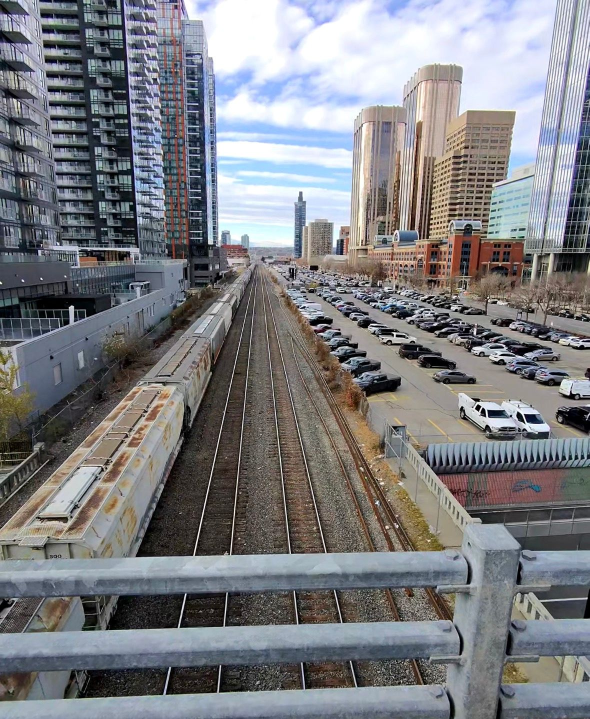
#> input picture videos/tools/aeaf_lock/photos/before_with_glasses.jpg, 1179 x 1438 px (shown at 1/2 size)
$ python -i make_short.py   (imports and definitions only)
#> lines starting #> are read from the running program, lines starting #| are printed output that depends on the picture; after the words box and inside, x2 and y2 are one past the last pixel; in counts of white or black regions, pixels touching at a corner belong together
# AE/AF lock trick video: intro, slowed demo with step cards, comparison, simple explainer, outro.
import cv2, numpy as np, json, sys, subprocess, math, os
from PIL import Image, ImageDraw, ImageFont
from scipy.ndimage import median_filter, gaussian_filter1d
S='/tmp/claude-0/-home-user-nhl-sog-predictor/2efb7469-1609-5df1-93e2-5fa10a306726/scratchpad'
IMG='/tmp/claude-0/-home-user-nhl-sog-predictor/2efb7469-1609-5df1-93e2-5fa10a306726/images/'
OUT=sys.argv[1]
_fa=[a for a in sys.argv if a.startswith('--frames=')]
PREVIEW=[int(x) for x in _fa[0].split('=')[1].split(',')] if _fa else []
OW,OH=1080,1920; ASP=OW/OH; FPS=30
SW,SH=1536,2048
FD='/usr/share/fonts/opentype/inter/'
F_TB=FD+'InterDisplay-Bold.otf'; F_TS=FD+'InterDisplay-SemiBold.otf'; F_B=FD+'Inter-Medium.otf'; F_K=FD+'Inter-SemiBold.otf'; F_BB=FD+'Inter-Bold.otf'
YEL=(10,214,255); YELr=(255,214,10); WHITE=(255,255,255); GREY=(214,218,224); DIM=(150,156,166)
def ease(u): u=min(max(u,0.0),1.0); return u*u*u*(u*(u*6-15)+10)
def eio(u): u=min(max(u,0.0),1.0); return 0.5-0.5*math.cos(math.pi*u)
yy,xx=np.mgrid[0:OH,0:OW].astype(np.float32)
VIG=np.clip(1-0.32*(((xx-OW/2)/(OW/2))**2+((yy-OH/2)/(OH/2))**2)**1.3*0.5,0,1)[...,None]
# ---------------------------------------------------------------- text
_cache={}
# [23 lines left out: function tpatch, not called in this run]
def psize(p): return p[1].shape[1],p[1].shape[0]
# [13 lines left out: function put, not called in this run]
def blend(img,ov,a):
    if a<=0.003: return img
    return cv2.addWeighted(ov,a,img,1-a,0)
# [18 lines left out: functions pill, kicker, not called in this run]
def rrect_mask(w,h,r):
#> called with w = 1536, h = 2048, r = 48
    m=np.zeros((h,w),np.uint8); cv2.rectangle(m,(r,0),(w-r,h),255,-1); cv2.rectangle(m,(0,r),(w,h-r),255,-1)
#> after `cv2.rectangle(m, (r, 0), (w - r, h), 255, -1)`:
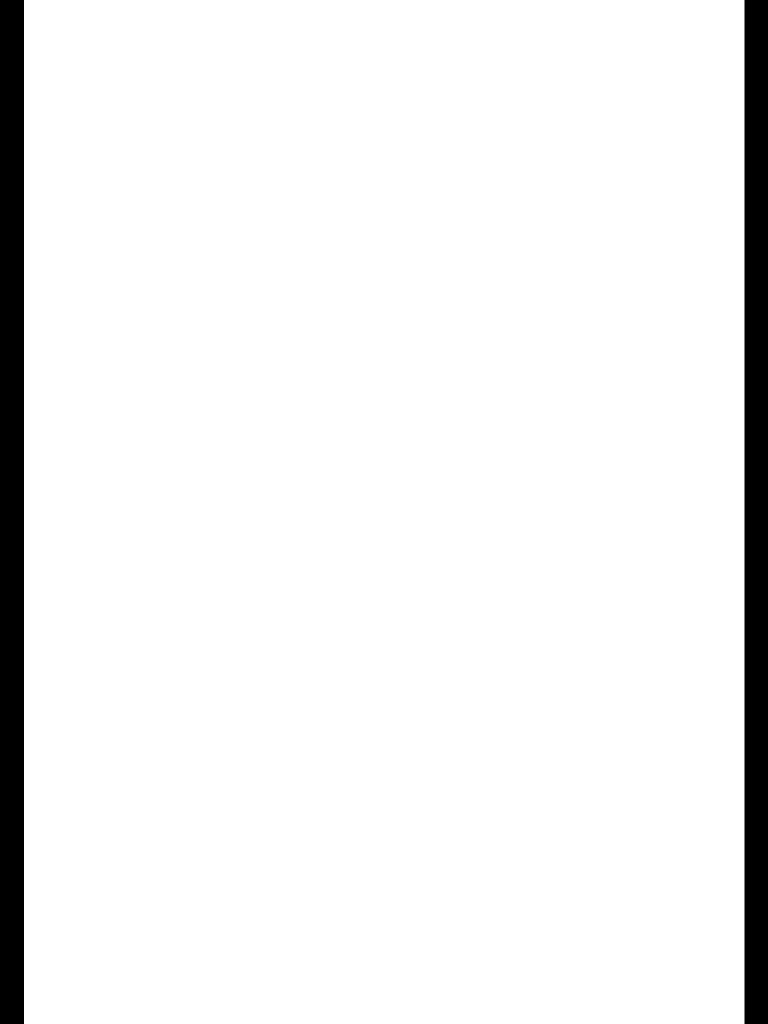
#> m: shape (2048, 1536) (shown at 1/2 size); 93.8% white; 2 black regions, box (x1, y1, x2, y2) and area: (0, 0, 48, 2048) 98304, (1489, 0, 1536, 2048) 96256
#> after `cv2.rectangle(m, (0, r), (w, h - r), 255, -1)`:
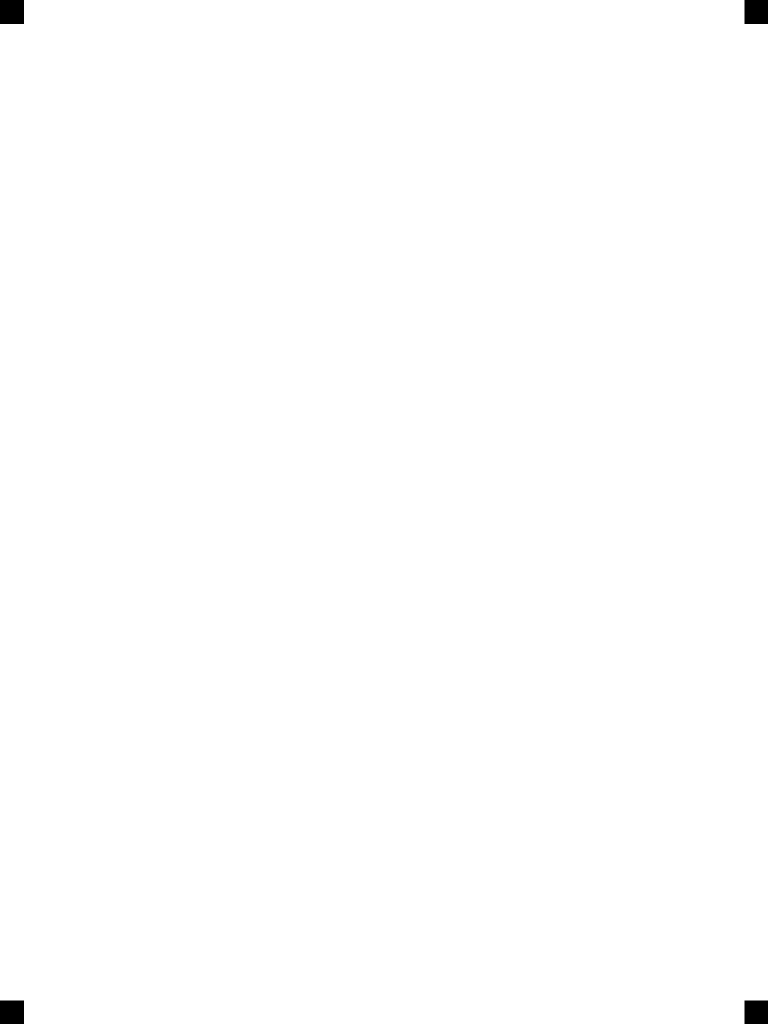
#> m: shape (2048, 1536) (shown at 1/2 size); 99.7% white; 4 black regions, box (x1, y1, x2, y2) and area: (0, 0, 48, 48) 2304, (1489, 0, 1536, 48) 2256, (0, 2001, 48, 2048) 2256, (1489, 2001, 1536, 2048) 2209
    for cx,cy in ((r,r),(w-r,r),(r,h-r),(w-r,h-r)): cv2.circle(m,(cx,cy),r,255,-1,cv2.LINE_AA)
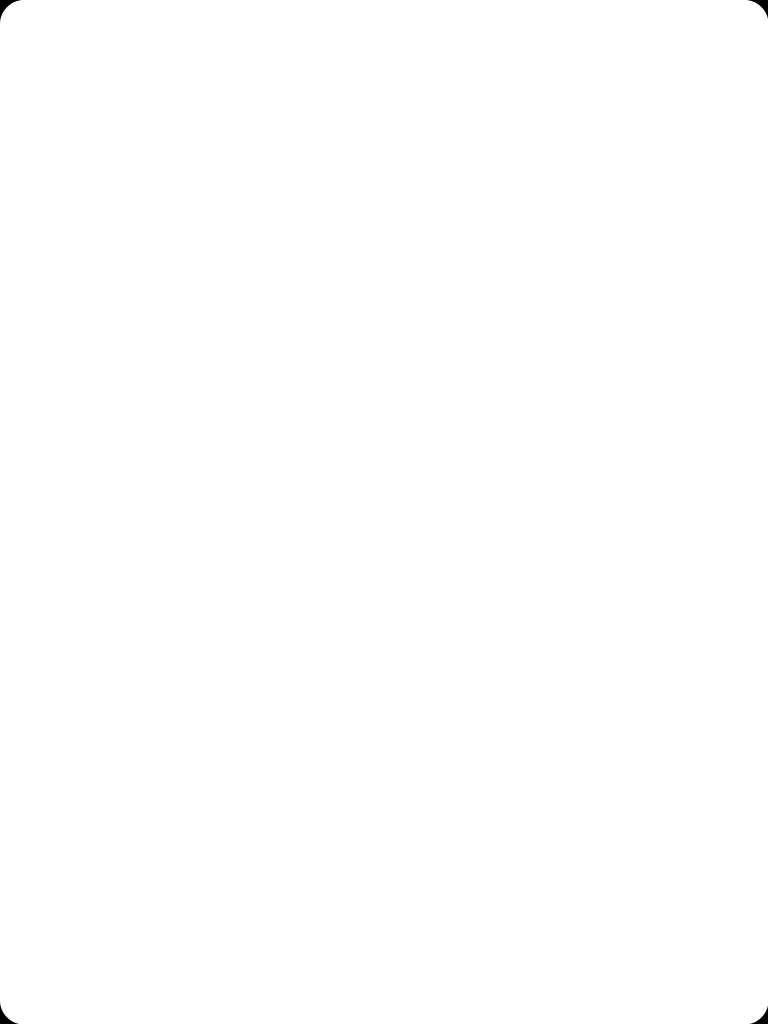
#> m: shape (2048, 1536) (shown at 1/2 size); 0.23% of pixels changed, all inside (x1, y1, x2, y2) = (0, 0, 1536, 2048)
    return m
# [5 lines left out: function grade, not called in this run]
def sharpen(img,amt):
    if amt<=0: return img
    b=cv2.GaussianBlur(img,(0,0),1.4); return cv2.addWeighted(img,1+amt,b,-amt,0)
# ---------------------------------------------------------------- source footage + slow motion
_ra=[a for a in sys.argv if a.startswith('--range=')]
RANGE=tuple(int(x) for x in _ra[0].split('=')[1].split(',')) if _ra else None
# [2 lines not run here, left out]
SRC={}
# [7 lines left out: function load_src, not called in this run]
_dis=cv2.DISOpticalFlow_create(cv2.DISOPTICAL_FLOW_PRESET_MEDIUM)
_gx,_gy=np.meshgrid(np.arange(SW,dtype=np.float32),np.arange(SH,dtype=np.float32))
_fc={}
def _flows(i):
    if i in _fc: return _fc[i]
    a=cv2.cvtColor(cv2.resize(SRC[i],None,fx=0.5,fy=0.5),cv2.COLOR_BGR2GRAY)
    b=cv2.cvtColor(cv2.resize(SRC[i+1],None,fx=0.5,fy=0.5),cv2.COLOR_BGR2GRAY)
    up=lambda f: cv2.resize(f,(SW,SH))*2
    r=(up(_dis.calc(a,b,None)),up(_dis.calc(b,a,None)))
    if len(_fc)>3: _fc.clear()
    _fc[i]=r; return r
# [8 lines left out: function src_at, not called in this run]
# [1 line not run here, left out]
# [1 line that did not run here, left out]
# [1 line that did not run here, left out]
VF_OFF=np.array([-5.0,-38.0])
def pc_at(t):
    t=min(max(t,0),NS-1); i=int(t); a=t-i; j=min(i+1,NS-1)
    return PC[i]*(1-a)+PC[j]*a
def vf_at(t): return pc_at(t)+VF_OFF
# camera keyframes in SOURCE frames: (t, anchor, ox, oy, H)
K=[(0,'s',768,1024,2048),(8,'s',768,1024,2048),(52,'p',60,0,1500),(110,'p',60,-20,1400),
   (150,'v',0,0,900),(218,'v',0,0,860),(240,'v',0,-30,700),(252,'v',0,-90,600),(268,'v',0,-20,800),
   (282,'p',40,-40,1300),(304,'p',40,-40,1300),(330,'v',0,0,800),(346,'v',0,0,760),(434,'v',0,0,640)]
# [13 lines left out: functions kc, camera, not called in this run]
SRCMASK=rrect_mask(SW,SH,48)
# [17 lines left out: functions bgplate, live, not called in this run]
def to_out(M,p): return M[:,:2]@np.array(p,np.float32)+M[:,2]
# ---------------------------------------------------------------- photos (aligned)
# [1 line not run here, left out]
# [1 line that did not run here, left out]
# [1 line that did not run here, left out]
VH_=1500.0
# [4 lines left out: function band, not called in this run]
# [1 line that did not run here, left out]
# ---------------------------------------------------------------- SFX log
SFX=[]   # (time_s, kind)

# ================================================================ HOOK
I_LEN=156
# [14 lines left out: function intro, not called in this run]
# ================================================================ DEMO
STEPS=[('Point your phone\nat something\nfar away','6 feet or more'),
       ('Hold your glasses\nin front of\nthe camera','In this video: a −3.00 lens'),
       ('Press and hold\nthe screen','until AE/AF LOCK appears'),
       ('Now take the\nglasses away','The focus stays locked'),
       ('Your camera now\nsees like you do\nwithout glasses','Snap a photo for your friends')]
CARD_N=78
SEGS=[('card',0,0),('play',0,52,1.0),('card',52,1),('play',52,150,0.85),('play',150,218,1.4),('card',218,2),
      ('play',218,252,0.8),('hold',252,42),('play',252,282,1.0),('card',282,3),('play',282,346,0.75),
      ('card',346,4),('play',346,434,0.75),('hold',434,12)]
DMAP=[]
# [8 lines not run here, left out]
D_LEN=len(DMAP)
CY=860
# [17 lines left out: functions step_card, rbox, not called in this run]
def banner_pos(M,t,s):
    vc=vf_at(t); vw=290; return to_out(M,(vc[0]-0.01*vw, vc[1]-(0.5-0.036)*vw*4/3))
# [25 lines left out: function demo, not called in this run]
# ================================================================ COMPARISON (stacked)
C_LEN=222
PW,PH=980,700; PX=(OW-PW)//2; PYS=[300,1040]
CR0=300
# [1 line that did not run here, left out]
# [1 line that did not run here, left out]
PMASK=rrect_mask(PW,PH,28).astype(np.float32)[...,None]/255
#> call 2 of rrect_mask, with w = 980, h = 700, r = 28
#> in rrect_mask (call 2), `cv2.rectangle(m, (r, 0), (w - r, h), 255, -1)`:
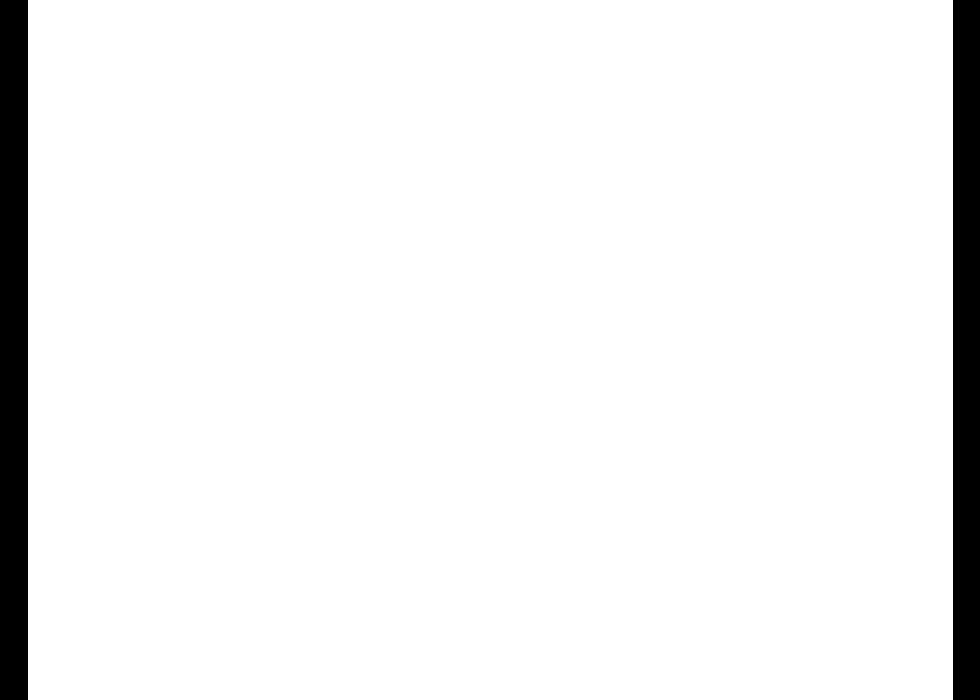
#> m: shape (700, 980); 94.4% white; 2 black regions, box (x1, y1, x2, y2) and area: (0, 0, 28, 700) 19600, (953, 0, 980, 700) 18900
#> in rrect_mask (call 2), `cv2.rectangle(m, (0, r), (w, h - r), 255, -1)`:
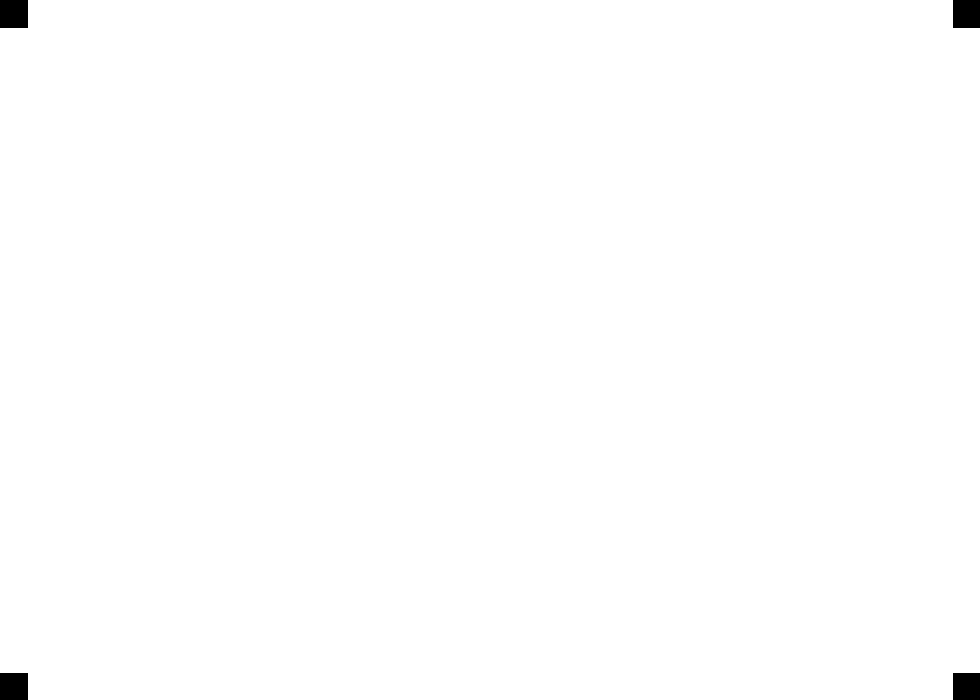
#> m: shape (700, 980); 99.6% white; 4 black regions, box (x1, y1, x2, y2) and area: (0, 0, 28, 28) 784, (953, 0, 980, 28) 756, (0, 673, 28, 700) 756, (953, 673, 980, 700) 729
#> after the loop in rrect_mask (call 2), `for cx,cy in ((r,r),(w-r,r),(r,h-r),(w-r,h-r)): cv2.circle(m,(cx,cy),r..`:
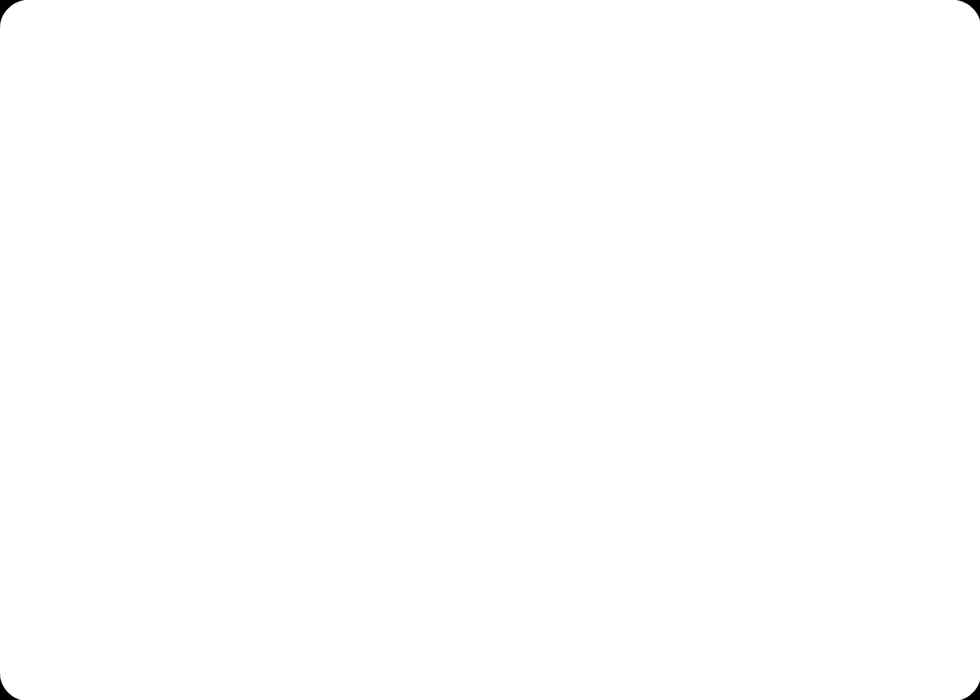
#> m: shape (700, 980); 0.37% of pixels changed, all inside (x1, y1, x2, y2) = (0, 0, 980, 700)
# [1 line that did not run here, left out]
# [15 lines left out: function compare, not called in this run]
# ================================================================ WHY (vertical stage)
BGc=np.zeros((OH,OW,3),np.float32); g=(yy/OH)[...,None]
BGc[:]=np.array([24,19,16],np.float32)*(1-g)+np.array([38,31,27],np.float32)*g
BGc=(BGc*np.clip(1-0.35*(((xx-OW/2)/(OW/1.3))**2+((yy-OH/2)/(OH/1.6))**2),0,1)[...,None]).astype(np.uint8)
AXY=900; CAMX=150; XS={'33':400,'1m':610,'6m':810,'far':990}
# [17 lines left out: functions lens_poly, phone_icon, padlock, not called in this run]
def caption(img,txt,f,st,en):
    a=ease((f-st)/12)*(1-ease((f-en)/10))
    put(img,tpatch(txt,F_TS,54,WHITE,maxw=900,lh=1.15),OW/2,1180+14*(1-ease((f-st)/12)),a,'mt'); return img
W_LEN=288
# [32 lines left out: function why, not called in this run]
# ================================================================ OUTRO
O_LEN=150
# [8 lines left out: function outro, not called in this run]
# ================================================================ assemble
XF=14
SECTIONS=[('intro',intro,I_LEN),('demo',demo,D_LEN),('compare',compare,C_LEN),('explain1',why,W_LEN),('outro',outro,O_LEN)]
STARTS=[]; t=0
# [1 line not run here, left out]
# [1 line that did not run here, left out]
# [9 lines left out: function frame, not called in this run]
# [1 line that did not run here, left out]
# [8 lines left out: function needed_src, not called in this run]
# [4 lines not run here, left out]
# [1 line that did not run here, left out]
# [1 line that did not run here, left out]
# [2 lines that did not run here, left out]
# [4 lines not run here, left out]
# de-duplicate sfx events
seen=set(); ev=[]
# [4 lines not run here, left out]

>>> import cv2
>>> picture = cv2.imread('photos/before_with_glasses.jpg')
#> picture is the input picture: shape (1438, 1179, 3); mean B, G, R 130.4, 126.4, 125.5
#> (the run stopped early here; a loop or call above may not have finished)
